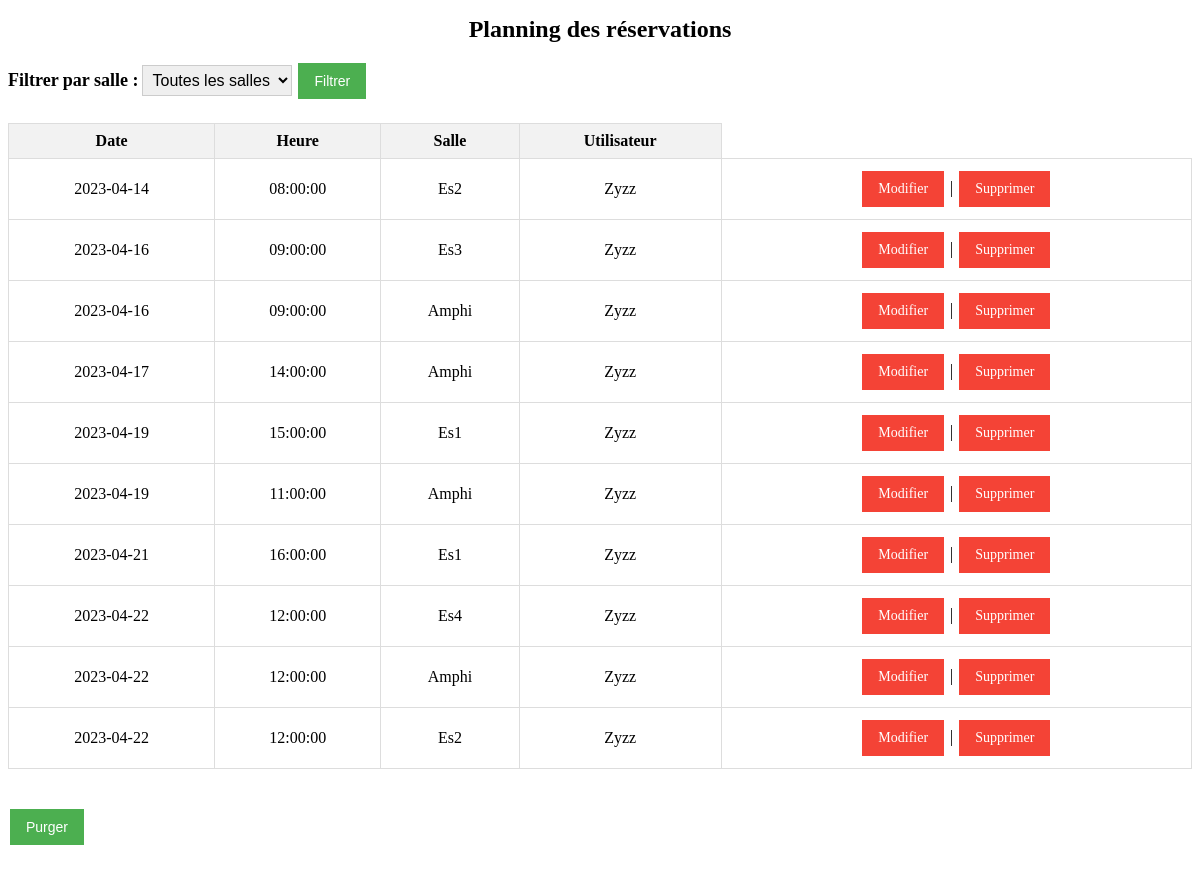
The app's page /planning.php (signed in) with its own data.
### tables this page shows
CREATE TABLE `reservation` (
  `idreservation` int NOT NULL,
  `date` date NOT NULL,
  `heure` time NOT NULL,
  `idsalle` int NOT NULL,
  `iduser` int NOT NULL
);

CREATE TABLE `salle` (
  `idsalle` int NOT NULL,
  `nomsalle` varchar(50) NOT NULL,
  `idtype` int NOT NULL
);

CREATE TABLE `user` (
  `iduser` int NOT NULL,
  `Login` varchar(50) NOT NULL,
  `Password` varchar(50) NOT NULL
);

### planning.php (the view, shortened to what this page needs)
<?php
require_once('db.php');
$user_id = $_SESSION['iduser'];
$salle_id = isset($_GET['salle']) ? (int)$_GET['salle'] : 0;
$stmt = $pdo->prepare("SELECT r.idreservation , r.date, r.heure, s.nomsalle AS salle, u.login AS utilisateur
                       FROM reservation r
                       JOIN salle s ON r.idsalle = s.idsalle
                       JOIN user u ON r.iduser = u.iduser
                       WHERE r.iduser = :user_id
                       AND (:salle_id = 0 OR r.idsalle = :salle_id)
                       ORDER BY r.date ASC");
$stmt->execute(array(':user_id' => $user_id, ':salle_id' => $salle_id));
$reservations = $stmt->fetchAll(PDO::FETCH_ASSOC);
?>
<!DOCTYPE html>
<html>
<head>
    <link rel="stylesheet" href="Crud.css">
</head>
<body>
    <h1>Planning des réservations</h1>
    <form method="get">
        <label for="salle">Filtrer par salle :</label>
        <select id="salle" name="salle">
            <option value="0">Toutes les salles</option>
        </select>
        <button type="submit">Filtrer</button>
    </form>
    <table>
        <thead>
            <tr>
                <th>Date</th>
                <th>Heure</th>
                <th>Salle</th>
                <th>Utilisateur</th>
            </tr>
        </thead>
        <tbody>
            <?php foreach ($reservations as $reservation): ?>
                <tr>
                    <td><?= $reservation['date'] ?></td>
                    <td><?= $reservation['heure'] ?></td>
                    <td><?= $reservation['salle'] ?></td>
                    <td><?= $reservation['utilisateur'] ?></td>
                    <td>
                        <?php if ($_SESSION['iduser'] == $user_id): ?>
                            <a href="modifier_reservation.php?idreservation=<?= $reservation['idreservation'] ?>">Modifier</a> |
                            <a href="supprimer_reservation.php?idreservation=<?= $reservation['idreservation'] ?>">Supprimer</a>
                        <?php endif; ?>
                    </td>
                </tr>
            <?php endforeach; ?>
        </tbody>
    </table>
    <br>
    <br>
    <form method="post">
        <button type="submit" name="purge">Purger</button>
    </form>
</body>
</html>

### Crud.css (style rules this page uses)
table { border-collapse: collapse; width: 100%; }
th, td { border: 1px solid #ddd; padding: 8px; text-align: center; }
th { background-color: #f2f2f2; }
button, a { background-color: #4CAF50; border: none; color: white; padding: 10px 16px; text-align: center; text-decoration: none; display: inline-block; font-size: 14px; margin: 4px 2px; cursor: pointer; }
a { background-color: #f44336; }
form { margin-bottom: 20px; }
label { font-size: 18px; font-weight: bold; }
select { font-size: 16px; padding: 5px; border: 1px solid #ccc; }
h1 { font-size: 24px; text-align: center; }

### records on screen
reservation: date "2023-04-14", heure "08:00:00", idsalle.nomsalle "Es2", iduser.Login "Zyzz"
reservation: date "2023-04-16", heure "09:00:00", idsalle.nomsalle "Es3", iduser.Login "Zyzz"
reservation: date "2023-04-16", heure "09:00:00", idsalle.nomsalle "Amphi", iduser.Login "Zyzz"
reservation: date "2023-04-17", heure "14:00:00", idsalle.nomsalle "Amphi", iduser.Login "Zyzz"
reservation: date "2023-04-19", heure "15:00:00", idsalle.nomsalle "Es1", iduser.Login "Zyzz"
reservation: date "2023-04-19", heure "11:00:00", idsalle.nomsalle "Amphi", iduser.Login "Zyzz"
reservation: date "2023-04-21", heure "16:00:00", idsalle.nomsalle "Es1", iduser.Login "Zyzz"
reservation: date "2023-04-22", heure "12:00:00", idsalle.nomsalle "Es4", iduser.Login "Zyzz"
reservation: date "2023-04-22", heure "12:00:00", idsalle.nomsalle "Amphi", iduser.Login "Zyzz"
reservation: date "2023-04-22", heure "12:00:00", idsalle.nomsalle "Es2", iduser.Login "Zyzz"
